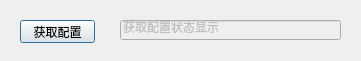
<?xml version="1.0" encoding="UTF-8"?>
<ui version="4.0">
 <class>CMDDeviceParameterGetConfig</class>
 <widget class="QDialog" name="CMDDeviceParameterGetConfig">
  <property name="geometry">
   <rect>
    <x>0</x>
    <y>0</y>
    <width>361</width>
    <height>61</height>
   </rect>
  </property>
  <property name="windowTitle">
   <string>Dialog</string>
  </property>
  <property name="sizeGripEnabled">
   <bool>false</bool>
  </property>
  <property name="modal">
   <bool>false</bool>
  </property>
  <widget class="QPushButton" name="configButton">
   <property name="geometry">
    <rect>
     <x>20</x>
     <y>20</y>
     <width>75</width>
     <height>23</height>
    </rect>
   </property>
   <property name="text">
    <string>获取配置</string>
   </property>
  </widget>
  <widget class="QLineEdit" name="statusEdit">
   <property name="enabled">
    <bool>false</bool>
   </property>
   <property name="geometry">
    <rect>
     <x>120</x>
     <y>20</y>
     <width>221</width>
     <height>20</height>
    </rect>
   </property>
   <property name="text">
    <string>获取配置状态显示</string>
   </property>
  </widget>
 </widget>
 <resources/>
 <connections/>
</ui>
